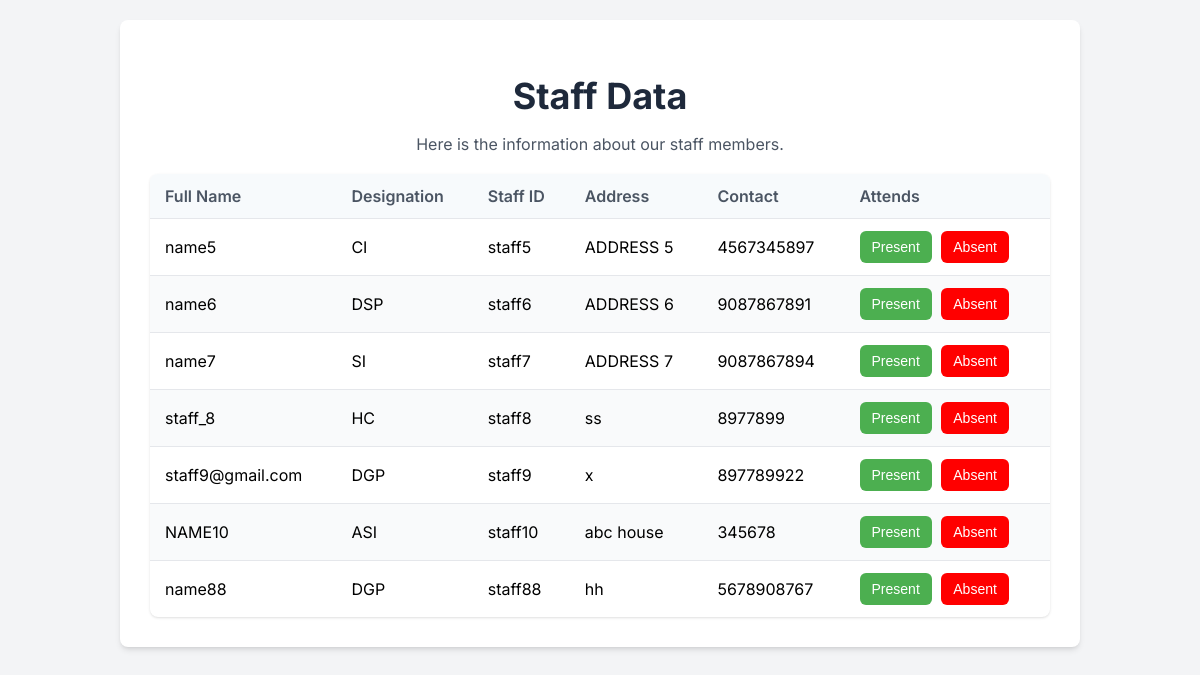
Before: /mark_attendance/ (signed in) with the older database file.
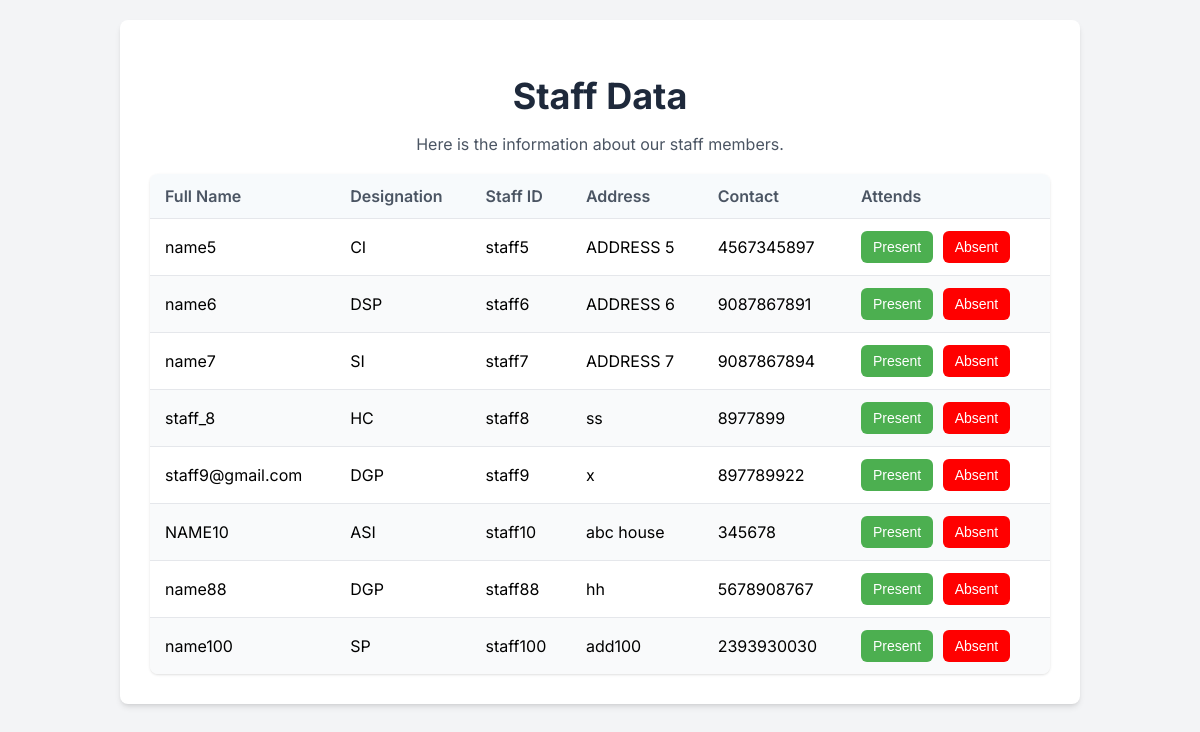
After: the same page with the newer database file.
### app_mini/models.py (models this page shows)
class staff(models.Model):
    DESIGNATION_CHOICE = [
        ('DGP', 'Director General of Police'),
        ('IGP', 'Inspector General of Police'),
        ('SP', 'Superintendent of Police'),
        ('DSP', 'Deputy Superintendent of Police'),
        ('CI', 'Circle Inspector'),
        ('SI', 'Sub Inspector'),
        ('ASI', 'Assistant Sub Inspector'),
        ('HC', 'Head Constable'),
        ('PC', 'Police Constable')
    ]
    staff_id = models.CharField(max_length=50, primary_key=True)
    login_id = models.ForeignKey(login, on_delete=models.CASCADE, null=True, blank=True)
    full_name = models.CharField(max_length=100)
    address = models.CharField(max_length=100)
    contact = models.CharField(max_length=50)
    designation = models.CharField(max_length=50, choices=DESIGNATION_CHOICE)
    gender = models.CharField(max_length=20)
    date_of_birth = models.CharField(max_length=20)
    station = models.ForeignKey(police_station_registration, on_delete=models.SET_NULL, null=True)

### app_mini/views.py (the view)
# urls.py: path('mark_attendance/', views.mark_attendance, name='mark_attendance'),
def mark_attendance(request):
    date = datetime.date.today()
    station_login_id = request.session.get('station_id')
    station_login_ins = get_object_or_404(login_table, id=station_login_id)
    station = get_object_or_404(police_station_registration, login_id=station_login_ins)
    staff_data = staff.objects.filter(station=station)
    att_ins = Attendance.objects.filter(date=date, station=station)
    attendance_dict = {att.staff.staff_id: True for att in att_ins}
    return render(request, 'police_station/mark_attendance.html', {
        'staff_data': staff_data,
        'attendance_dict': attendance_dict,
    })

### app_mini/templates/police_station/mark_attendance.html (shortened to what this page needs)
<!DOCTYPE html>
<html lang="en">
<head>
</head>
<body class="bg-gray-100 font-sans">
    <div class="staff-container">
        <header class="staff-header">
            <h1>Staff Data</h1>
            <p>Here is the information about our staff members.</p>
        </header>
        <main>
            <div class="staff-list">
                {% if staff_data %}
                    <table class="staff-table">
                        <thead>
                            <tr>
                                <th>Full Name</th>
                                <th>Designation</th>
                                <th>Staff ID</th>
                                <th>Address</th>
                                <th>Contact</th>
                                <th>Attends</th>
                            </tr>
                        </thead>
                        <tbody>
                            {% for staff in staff_data %}
                            <tr>
                                <td>{{ staff.full_name }}</td>
                                <td>{{ staff.designation }}</td>
                                <td>{{ staff.staff_id }}</td>
                                <td>{{ staff.address }}</td>
                                <td>{{ staff.contact }}</td>
                                <td>
                                    {% if staff.staff_id in attendance_dict %}
                                        <button class="edit-btn" data-staff-id="{{ staff.staff_id }}" style="background: lightskyblue;">
                                            Edit Attendens
                                        </button>
                                    {% else %}
                                        <button id="btn"><a href="{% url 'present' staff.staff_id %}">Present</a></button>
                                        <button id="btn_1" style="background: red;"><a href="{% url 'absent' staff.staff_id %}">Absent</a></button>
                                    {% endif %}
                                </td>
                            </tr>
{% endfor %}
                 </tbody>
                    </table>
                {% else %}
                    <p class="no-staff-message">There Aren't Any Staff's</p>
                {% endif %}
            </div>
        </main>
    </div>
</body>
</html>

Changed rows visible on the page:
added staff: full_name "name100", designation "SP", staff_id "staff100", address "add100", contact "2393930030", shows "Present"
